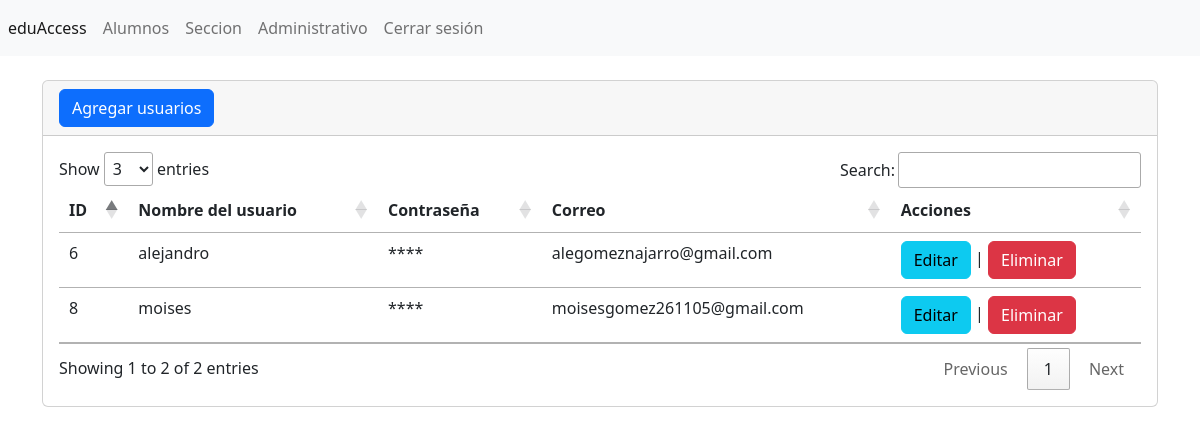
Screenshot of /secciones/usuarios/index.php (signed in) with the database file from the repository.
### tables this page shows
CREATE TABLE `tbl_usuarios` (
  `id` int(11) NOT NULL,
  `usuario` varchar(255) NOT NULL,
  `password` varchar(255) NOT NULL,
  `correo` varchar(255) NOT NULL
);

### secciones/usuarios/index.php (the view, shortened to what this page needs)
<?php
include("../../bd.php");
$sentencia=$conexion->prepare("SELECT * FROM `tbl_usuarios`");
$sentencia->execute();
$lista_tbl_usuarios=$sentencia->fetchAll(PDO::FETCH_ASSOC);
?>
<?php include("../../templates/header.php"); ?>
<br/>
<div class="card">
    <div class="card-header">
    <a name="" id="" class="btn btn-primary"
        href="crear.php" role="button">
        Agregar usuarios
        </a>
    </div>
    <div class="card-body">
<div class="table-responsive-sm">
    <table class="table"  id="tabla_id" >
        <thead>
            <tr>
                <th scope="col">ID</th>
                <th scope="col">Nombre del usuario</th>
                <th scope="col">Contraseña</th>
                <th scope="col">Correo</th>
                <th scope="col">Acciones</th>
            </tr>
        </thead>
        <tbody>
        <?php foreach ($lista_tbl_usuarios as $registro) { ?>
            <tr class="">
                <td scope="row"><?php echo $registro['id']; ?></td>
                <td><?php echo $registro['usuario']; ?> </td>
                <td>****</td>
                <td><?php echo $registro['correo']; ?></td>
                <td>
                    <a  class="btn btn-info" href="editar.php?txtID=<?php echo $registro['id']; ?>" role="button">Editar</a>
                        |
                    <a  class="btn btn-danger" href="javascript:borrar(<?php echo $registro['id']; ?>);" role="button">Eliminar</a>
                </td>
            </tr>
        <?php } ?>
        </tbody>
    </table>
</div>
    </div>
</div>
<?php include("../../templates/footer.php"); ?>

### rows the page displays
tbl_usuarios: id "6", usuario "alejandro", correo "alegomeznajarro@gmail.com"
tbl_usuarios: id "8", usuario "moises", correo "moisesgomez261105@gmail.com"
